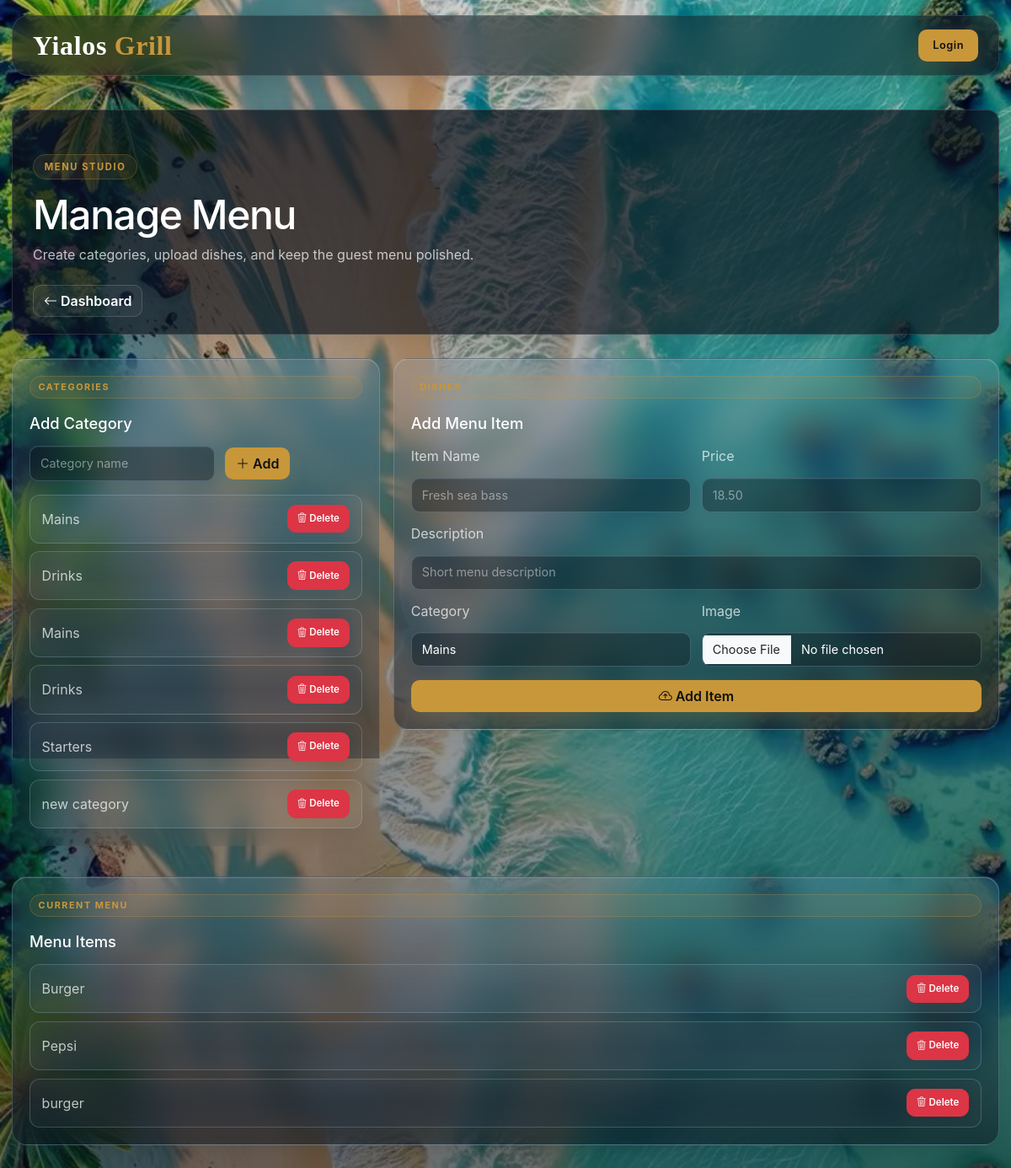
Before: /admin/menu (signed in) with the older database file.
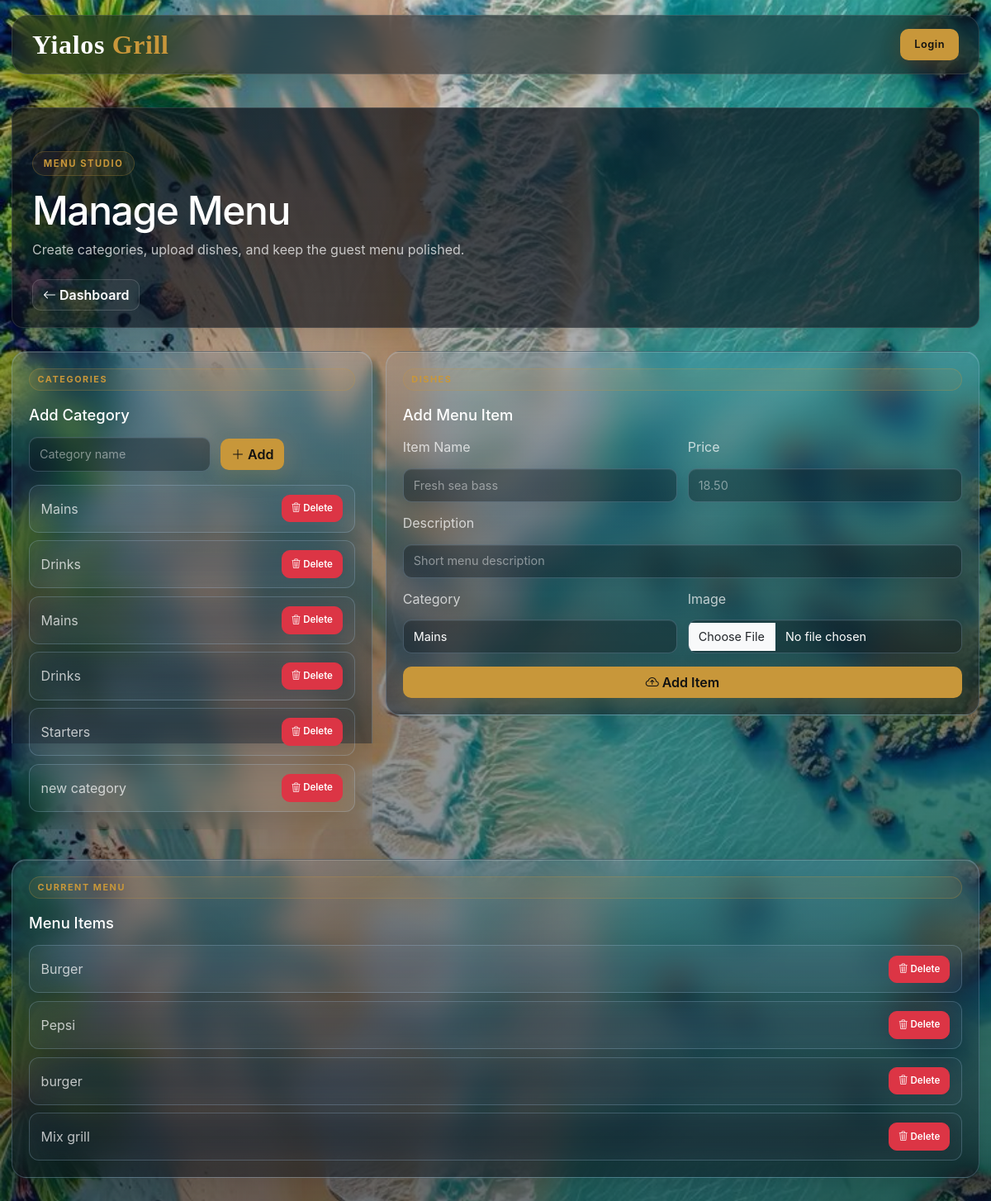
After: the same page with the newer database file.
### tables this page shows
CREATE TABLE category(id integer primary key autoincrement, name varchar not null);

CREATE TABLE menu_item(
    id INTEGER PRIMARY KEY AUTOINCREMENT,
    name VARCHAR NOT NULL,
    description TEXT,
    price DECIMAL,
    is_available BOOLEAN,
    category_id INTEGER, image_path VARCHAR,
    FOREIGN KEY (category_id) REFERENCES category(id)
);

### app.py (the view)
@app.route('/admin/menu')
@login_required
def admin_menu():
    categories = get_category()
    menus = get_menu_item()
    return render_template('admin_menu.html', categories=categories, menus=menus)

### app.py (called while the page is built)
def login_required(f):       # f = the function below @login_required
    @wraps(f)                # keep original function name
    def decorated(*args, **kwargs):  # catch ALL arguments Flask passes
        if not session.get('logged_in'):  # check if logged in
            return redirect('/login')      # not logged in → send to login
        return f(*args, **kwargs)          # logged in → run the real function
    return decorated                       # return the wrapped function

### database.py (called while the page is built)
def get_category():
    conn = get_connection()
    cursor = conn.cursor()
    cursor.execute('select * from category')
    categories = cursor.fetchall()
    conn.close()
    return categories

def get_connection():
    conn = sqlite3.connect('db.sqlite3')
    conn.row_factory = sqlite3.Row
    return conn

def get_menu_item():
    conn = get_connection()
    cursor = conn.cursor()
    cursor.execute('select * from menu_item')
    items = cursor.fetchall()
    conn.close()
    return items

### templates/admin_menu.html (shortened to what the changed rows need)
{% extends "layout.html" %}
{% block content %}
<section class="page-hero admin-hero">
    <div>
        <h1>Manage Menu</h1>
        <br>
    </div>
</section>
<div class="management-grid">
    <section class="glass-panel">
        <div class="section-heading">
            <h2>Add Category</h2>
        </div>
        <div class="admin-list">
            {% for cate in categories %}
            <article class="admin-list-row">
                <span>{{ cate['name'] }}</span>
                <form method="POST" action="/admin/delete/category">
                    <button type="submit" class="btn btn-danger btn-sm">
                        <i class="bi bi-trash3"></i>
                        Delete
                    </button>
                </form>
            </article>
            {% else %}
            <div class="empty-inline">
                <i class="bi bi-tags"></i>
                <span>No categories yet.</span>
            </div>
            {% endfor %}
        </div>
    </section>
    <section class="glass-panel">
        <div class="section-heading">
            <h2>Add Menu Item</h2>
        </div>
    </section>
</div>
<section class="glass-panel admin-menu-list">
    <div class="section-heading">
        <h2>Menu Items</h2>
    </div>
    <div class="admin-list">
        {% for menu in menus %}
        <article class="admin-list-row menu-admin-row">
            <span>{{ menu['name'] }}</span>
            <form method="POST" action="/admin/delete/menu">
                <button type="submit" class="btn btn-danger btn-sm">
                    <i class="bi bi-trash3"></i>
                    Delete
                </button>
            </form>
        </article>
        {% else %}
        <div class="empty-inline">
            <i class="bi bi-journal-text"></i>
            <span>No menu items yet.</span>
        </div>
        {% endfor %}
    </div>
</section>
{% endblock %}

Changed rows visible on the page:
added menu_item: name "Mix grill"
